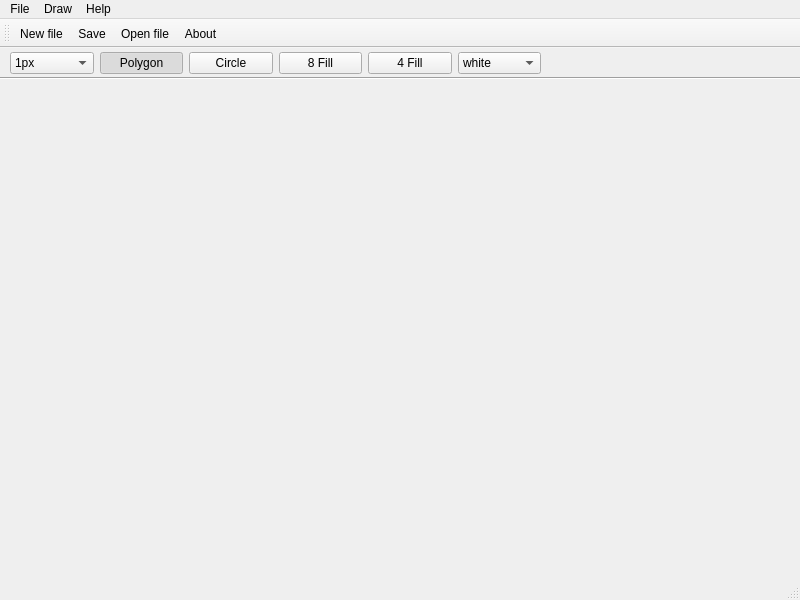
<?xml version="1.0" encoding="UTF-8"?>
<ui version="4.0">
 <class>MainWindow</class>
 <widget class="QMainWindow" name="MainWindow">
  <property name="geometry">
   <rect>
    <x>0</x>
    <y>0</y>
    <width>800</width>
    <height>600</height>
   </rect>
  </property>
  <property name="windowTitle">
   <string>MainWindow</string>
  </property>
  <widget class="QWidget" name="centralwidget">
   <widget class="QWidget" name="gridLayoutWidget">
    <property name="geometry">
     <rect>
      <x>10</x>
      <y>0</y>
      <width>531</width>
      <height>31</height>
     </rect>
    </property>
    <layout class="QGridLayout" name="gridLayout">
     <item row="0" column="2">
      <widget class="QPushButton" name="circleButton">
       <property name="text">
        <string>Circle</string>
       </property>
       <property name="checkable">
        <bool>true</bool>
       </property>
      </widget>
     </item>
     <item row="0" column="5">
      <widget class="QComboBox" name="colorBox">
       <item>
        <property name="text">
         <string>white</string>
        </property>
       </item>
       <item>
        <property name="text">
         <string>black</string>
        </property>
       </item>
      </widget>
     </item>
     <item row="0" column="4">
      <widget class="QPushButton" name="fill4Button">
       <property name="text">
        <string>4 Fill</string>
       </property>
       <property name="checkable">
        <bool>true</bool>
       </property>
      </widget>
     </item>
     <item row="0" column="3">
      <widget class="QPushButton" name="fill8Button">
       <property name="text">
        <string>8 Fill</string>
       </property>
       <property name="checkable">
        <bool>true</bool>
       </property>
      </widget>
     </item>
     <item row="0" column="1">
      <widget class="QPushButton" name="polygonButton">
       <property name="enabled">
        <bool>true</bool>
       </property>
       <property name="text">
        <string>Polygon</string>
       </property>
       <property name="checkable">
        <bool>true</bool>
       </property>
       <property name="checked">
        <bool>true</bool>
       </property>
      </widget>
     </item>
     <item row="0" column="0">
      <widget class="QComboBox" name="widthBox">
       <item>
        <property name="text">
         <string>1px</string>
        </property>
       </item>
       <item>
        <property name="text">
         <string>2px</string>
        </property>
       </item>
       <item>
        <property name="text">
         <string>3px</string>
        </property>
       </item>
      </widget>
     </item>
    </layout>
   </widget>
   <widget class="Line" name="line">
    <property name="geometry">
     <rect>
      <x>0</x>
      <y>20</y>
      <width>801</width>
      <height>20</height>
     </rect>
    </property>
    <property name="orientation">
     <enum>Qt::Horizontal</enum>
    </property>
   </widget>
  </widget>
  <widget class="QStatusBar" name="statusbar"/>
  <widget class="QToolBar" name="toolBar">
   <property name="windowTitle">
    <string>toolBar</string>
   </property>
   <attribute name="toolBarArea">
    <enum>TopToolBarArea</enum>
   </attribute>
   <attribute name="toolBarBreak">
    <bool>false</bool>
   </attribute>
   <addaction name="actionNew_file_2"/>
   <addaction name="actionSave"/>
   <addaction name="actionOpen_file"/>
   <addaction name="actionAbout"/>
  </widget>
  <widget class="QMenuBar" name="menubar">
   <property name="geometry">
    <rect>
     <x>0</x>
     <y>0</y>
     <width>800</width>
     <height>22</height>
    </rect>
   </property>
   <widget class="QMenu" name="menuFile">
    <property name="title">
     <string>File</string>
    </property>
    <addaction name="actionNew_file_2"/>
    <addaction name="actionOpen_file"/>
    <addaction name="actionSave"/>
    <addaction name="actionSave_as"/>
   </widget>
   <widget class="QMenu" name="menuDraw">
    <property name="title">
     <string>Draw</string>
    </property>
   </widget>
   <widget class="QMenu" name="menuHelp">
    <property name="title">
     <string>Help</string>
    </property>
    <addaction name="actionAbout"/>
   </widget>
   <addaction name="menuFile"/>
   <addaction name="menuDraw"/>
   <addaction name="menuHelp"/>
  </widget>
  <action name="actionOpen_file">
   <property name="icon">
    <iconset resource="resource.qrc">
     <normaloff>:/rec/resources/open.png</normaloff>:/rec/resources/open.png</iconset>
   </property>
   <property name="text">
    <string>Open file</string>
   </property>
  </action>
  <action name="actionSave">
   <property name="icon">
    <iconset resource="resource.qrc">
     <normaloff>:/rec/resources/save.png</normaloff>:/rec/resources/save.png</iconset>
   </property>
   <property name="text">
    <string>Save</string>
   </property>
  </action>
  <action name="actionSave_as">
   <property name="icon">
    <iconset resource="resource.qrc">
     <normaloff>:/rec/resources/save.png</normaloff>:/rec/resources/save.png</iconset>
   </property>
   <property name="text">
    <string>Save as</string>
   </property>
  </action>
  <action name="actionNew_file_2">
   <property name="icon">
    <iconset resource="resource.qrc">
     <normaloff>:/rec/resources/new.png</normaloff>:/rec/resources/new.png</iconset>
   </property>
   <property name="text">
    <string>New file</string>
   </property>
  </action>
  <action name="actionAbout">
   <property name="icon">
    <iconset resource="resource.qrc">
     <normaloff>:/rec/resources/about.png</normaloff>:/rec/resources/about.png</iconset>
   </property>
   <property name="text">
    <string>About</string>
   </property>
  </action>
 </widget>
 <resources>
  <include location="resource.qrc"/>
 </resources>
 <connections/>
</ui>
